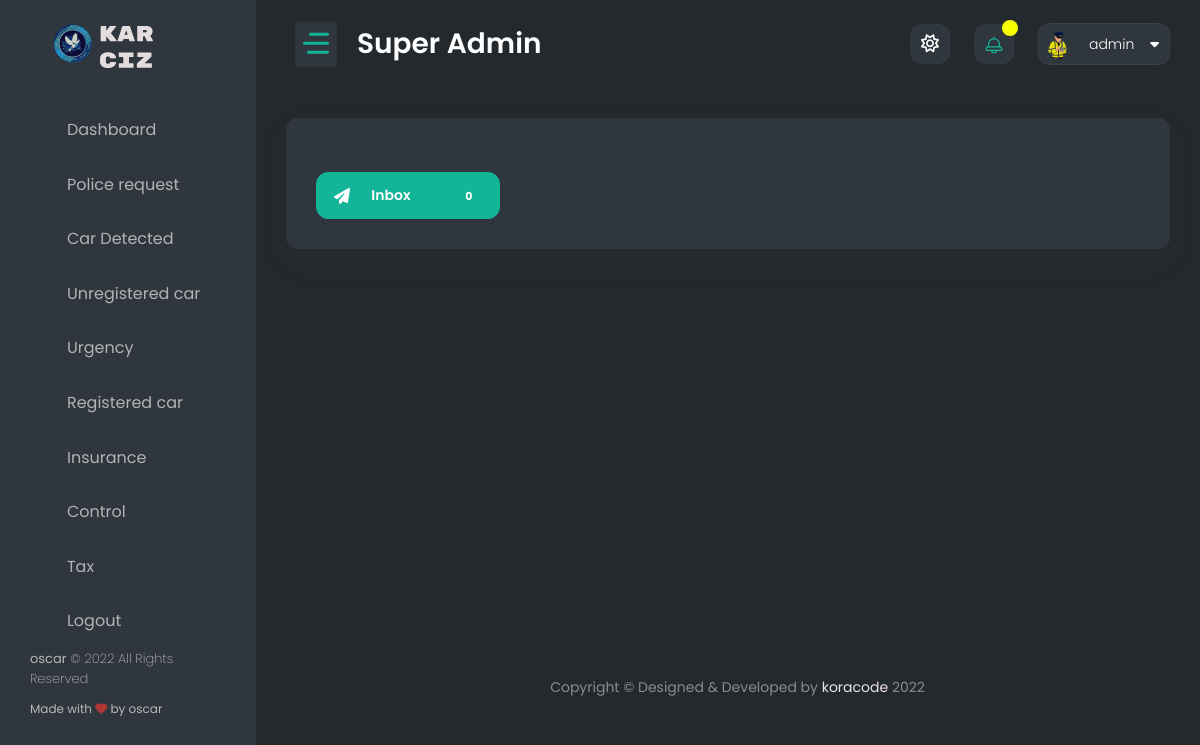
/superimboniadmin/home_message/ (signed in), run on an earlier commit of the app's database.
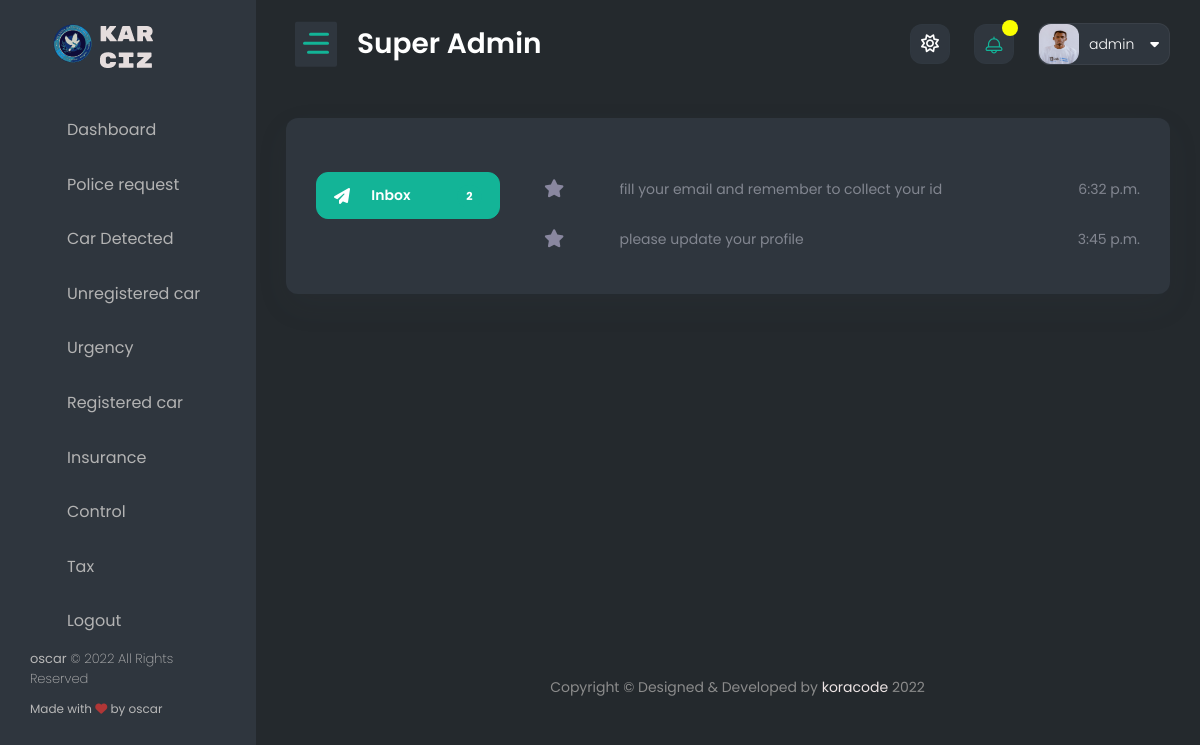
And on a later commit of the database.
### authentication/models.py (models this page shows, shortened)
class Profile(models.Model):
    user = models.OneToOneField(User, on_delete=models.CASCADE)
    user_image = models.ImageField(upload_to='images/', default='profile.png', )
    date_of_birth = models.DateField(max_length=250, blank=True, null=True)
    id_number = models.PositiveIntegerField(blank=True, null=True)
    email = models.EmailField(blank=True, null=True)
    rank = models.CharField(max_length=50, blank=True, null=True)
    residence = models.CharField(max_length=50, blank=True, null=True)

### admin_panel/models.py (models this page shows, shortened)
class Send_message(models.Model):
    police_user = models.ForeignKey(User, on_delete=models.CASCADE, null=True, blank=True)
    receiver_message = PhoneNumberField()
    subject_message = models.CharField(max_length=100)
    body_message = models.TextField(max_length=250)
    date = models.DateTimeField(auto_now_add=True)
    class Meta:
        verbose_name_plural = "Send message"
        ordering = ['-date']

### admin_panel/views.py (the view)
# urls.py: path('home_message/', home_message, name='home_message'),
def home_message(request):
    message_all = Send_message.objects.all()
    message_all_count = Send_message.objects.all().count()
    context = {
        'message_all': message_all,
        'message_all_count': message_all_count
    }
    return render(request, 'super_temp/home_message.html', context)

### authentication/context_processors.py (called while the page is built)
def extras(request):
    user = request.user
    if user.is_authenticated:
        police_req = Police_request.objects.filter(police=user).first()
        profile_police = get_object_or_404(Profile, user=user)
        user_small = user.name
        user_small = user_small.split(' ')
        user_small = user_small[0][:2].upper()
        police_req = police_req
    else:
        profile_police = None
        user_small = None
        police_req = None
    return {
        'profile': profile_police,
        'user': user,
        'user_small': user_small,
        'police_req': police_req
    }

def message_review(request):
    try:
        user = request.user
        message_all = Send_message.objects.filter(police_user=user)[:10]
        user_small = user.name
        user_small = user_small.split(' ')
        user_small = user_small[0][:2].upper()
    except:
        message_all = []
    return {
        'message_all': message_all,
        'user_small': user_small
    }

### admin_panel/templates/super_temp/home_message.html (shortened to what this page needs)
{% extends 'super_police/base.html' %}
{% load static %}
{% block content %}
    <div class="content-body">
            <div class="container-fluid">
                <div class="row">
                    <div class="col-lg-12">
                        <div class="card">
                            <div class="card-body">
								<div class="row">
									<div class="col-lg-3">
										<div class="email-left-box">
											<div class="mail-list rounded mt-4">
												<a href="email-inbox.html" class="list-group-item active"><i
														class="fa fa-paper-plane font-18 align-middle me-2"></i> Inbox <span
														class="badge badge-primary badge-sm float-end">{{ message_all_count }}</span> </a>
											</div>
										</div>
									</div>
									<div class="col-lg-9">
										<div class="email-right-box">
											<div class="email-list mt-3">
                                                {% for message_all in message_all %}
												<div class="message">
													<div>
														<div class="d-flex message-single">
															<div class="ms-2">
																<button class="border-0 bg-transparent align-middle p-0"><i
																		class="fa fa-star" aria-hidden="true"></i></button>
															</div>
														</div>
														<a href="{% url 'home_message_read' message_all.id %}" class="col-mail col-mail-2">
															<div class="subject">{{ message_all.body_message|truncatechars:80 }}</div>
															<div class="date">{{ message_all.date.time }}</div>
														</a>
													</div>
												</div>
                                                {% endfor %}
											</div>
										</div>
									</div>
								</div>
                            </div>
                        </div>
                    </div>
                </div>
            </div>
        </div>
{% endblock %}

### templates/super_police/base.html (shortened to what the changed rows need)
<!DOCTYPE html>
<html lang="en">
<head>
    {% load static %}
	<link href="{% static 'dashboard/vendor/owl-carousel/owl.carousel.css' %}" rel="stylesheet">
    <link href="{% static 'dashboard/vendor/bootstrap-select/dist/css/bootstrap-select.min.css' %}" rel="stylesheet">
    <link href="{% static 'dashboard/css/style.css' %}" rel="stylesheet">
	<link href="{% static 'dashboard/cdn.lineicons.com/2.0/LineIcons.css' %}" rel="stylesheet">
</head>
<body>
    <div id="main-wrapper">
        <div class="header">
            <div class="header-content">
                <nav class="navbar navbar-expand">
                    <div class="collapse navbar-collapse justify-content-between">
                        <ul class="navbar-nav header-right">
                            <li class="nav-item dropdown header-profile">
                                <a class="nav-link" href="" role="button" data-bs-toggle="dropdown">
                                    <img src="{{ profile.user_image.url }}" width="20" alt=""/>
									<div class="header-info">
										<span>{{ user.name }}<i class="fa fa-caret-down ms-3" aria-hidden="true"></i></span>
									</div>
                                </a>
                            </li>
                        </ul>
                    </div>
                </nav>
            </div>
        </div>
        {% block content %}
        {% endblock %}
    </div>
</body>
</html>

What changed in the data, as far as the page shows it:
changed Profile: user_image: a different picture
added Send_message: body_message "fill your email and remember to collect your id", date.time "6:32 p.m."
added Send_message: body_message "please update your profile", date.time "3:45 p.m."
Also different on the page:
{{ message_all_count }}: "0" → "2"
